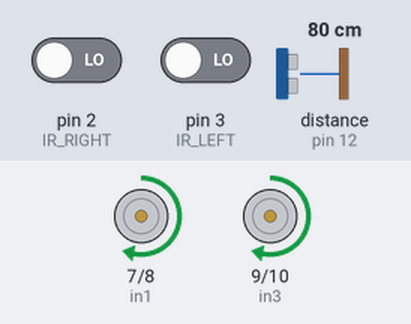
Bench run of a sketch on a simulated Arduino Uno, built with avr-gcc and run on an emulated ATmega328P. Shown: motor-driver pin pairs drawn as motors (green arrow = first pin HIGH = forward, orange = second pin HIGH = backward, longer = more drive, scaled by the enable pin). Wiring (inferred from the names in the program): ultrasonic range finder: trigger pin 11; echo pin 12. The inputs (shaded band) are chosen by the test bench; at power-on: pin 2 (IR_RIGHT) LOW, pin 3 (IR_LEFT) LOW, distance to the obstacle (sensor on pin 12) 80 cm. The echo pulse lasts 58.3 µs per cm.

Above: at 1.2 s.
1.3 s: pin 2 (IR_RIGHT) driven HIGH
At 1.6 s:
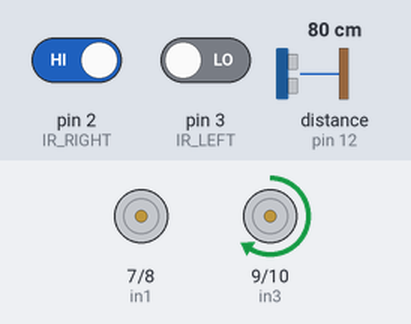
2.8 s: pin 3 (IR_LEFT) driven HIGH
At 4.0 s:
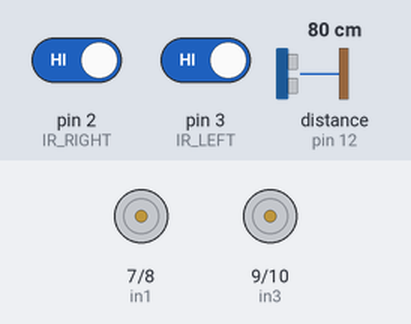
4.3 s: pin 2 (IR_RIGHT) driven LOW
At 5.2 s:
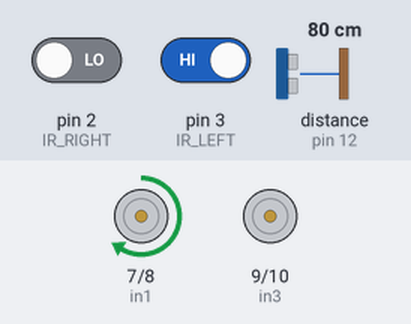
5.8 s: pin 3 (IR_LEFT) driven LOW
At 6.4 s:
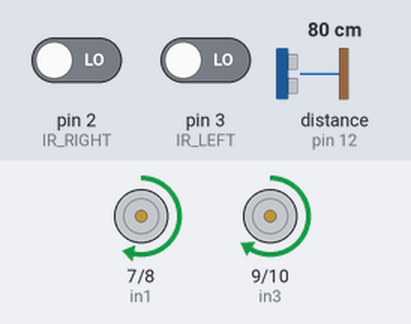
Timing chart, 0 to 8.3 s (numbered marks = the images above; inputs shaded):
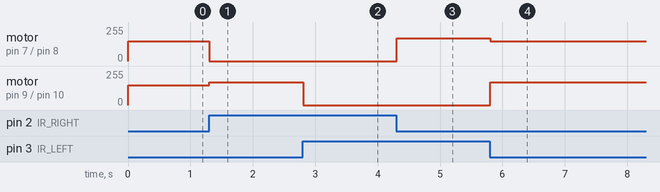

Measured:
- after the input at 1.3 s, motor on pin 7 (in1) / pin 8 (in2): forward 150/255 → stopped at once; motor on pin 9 (in3) / pin 10 (in4): forward 150/255 → forward 170/255 at once
- after the input at 2.8 s, motor on pin 9 (in3) / pin 10 (in4): forward 170/255 → stopped at once
- after the input at 4.3 s, motor on pin 7 (in1) / pin 8 (in2): stopped → forward 170/255 at once
- after the input at 5.8 s, motor on pin 7 (in1) / pin 8 (in2): forward 170/255 → forward 150/255 at once; motor on pin 9 (in3) / pin 10 (in4): stopped → forward 170/255 at once

The sketch:

HumanFollowing.ino
```cpp
#define TRIG 11
#define ECHO 12

#define IR_RIGHT 2
#define IR_LEFT 3

//Left motor
int enA = 5;
int in1 = 7;
int in2 = 8;

//Right motor
int enB = 6;
int in3 = 9;
int in4 = 10;

float pulse_width, distance;

void setup()
{
  // put your setup code here, to run once:
  pinMode(enA, OUTPUT);
  pinMode(in1, OUTPUT);
  pinMode(in2, OUTPUT);

  pinMode(enB, OUTPUT);
  pinMode(in3, OUTPUT);
  pinMode(in4, OUTPUT);

  pinMode(IR_RIGHT, INPUT);
  pinMode(IR_LEFT, INPUT);

  pinMode(TRIG, OUTPUT);
  pinMode(ECHO, INPUT);
  digitalWrite(TRIG, LOW);
  delayMicroseconds(2);

  pedala(0,0);
}


void loop()
{
  digitalWrite(TRIG, HIGH);
  delayMicroseconds(10);
  digitalWrite(TRIG, LOW);
  pulse_width = pulseIn(ECHO, HIGH);
  distance = (pulse_width*.0343)/2;      //CM

  int rightValue = digitalRead(IR_RIGHT);
  int leftValue = digitalRead(IR_LEFT);
  //NOTE: If IR sensor detects the hand then its value will be LOW else the value will be HIGH

  if (rightValue == HIGH && leftValue == HIGH)
  {
    pedala(0, 0);
  }

  if (rightValue == LOW && leftValue == LOW && distance > 10)
  {
    pedala(150, 150);
  }

  if (rightValue == LOW && leftValue == LOW && distance > 10)
  {
    pedala(150, 150);
  }

  //If right sensor detects hand, then turn right. Rotate the left motor
  if (rightValue == LOW && leftValue == HIGH )
  {
      pedala(170, 0);
  }

  //If left sensor detects hand, then turn left. Rotate the right motor
  if (rightValue == HIGH && leftValue == LOW )
  {
      pedala(0, 170);
  }
}

void pedala(int left, int right)
{
  if (left < 0)
  {
    digitalWrite(in1,LOW);
    digitalWrite(in2,HIGH);
    analogWrite(enA, abs(left));
  }
  if (left > 0)
  {
    digitalWrite(in1,HIGH);
    digitalWrite(in2,LOW);
    analogWrite(enA, left);
  }
  if (left == 0)
  {
    digitalWrite(in1, LOW);
    digitalWrite(in2, LOW);
    analogWrite(enA, 0);
  }
  if (right < 0)
  {
    digitalWrite(in3, LOW);
    digitalWrite(in4, HIGH);
    analogWrite(enB, abs(right));
  }
  if (right > 0)
  {
    digitalWrite(in3, HIGH);
    digitalWrite(in4, LOW);
    analogWrite(enB, right);
  }
  if (right == 0)
  {
    digitalWrite(in3, LOW);
    digitalWrite(in4, LOW);
    analogWrite(enB, 0);
  }
}
```
